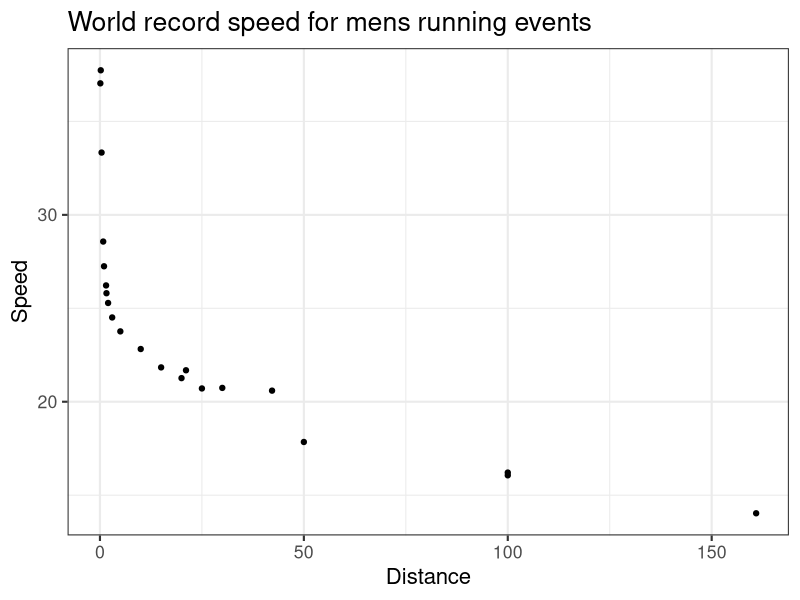
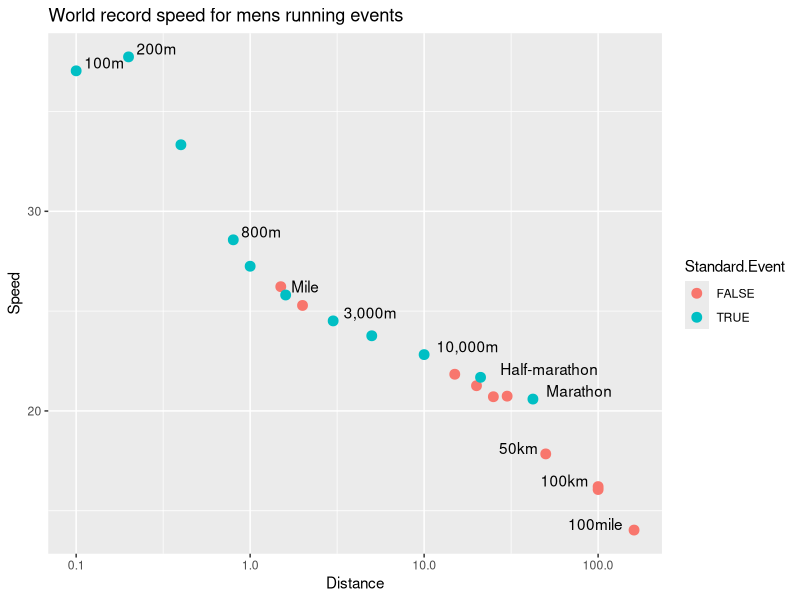
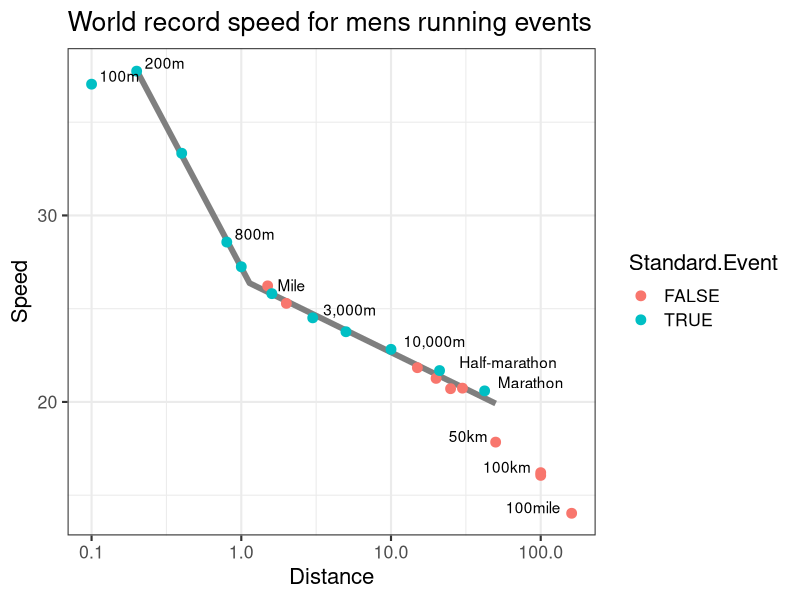

Here is the R script that generated these plots, in order:
## ---- chunk 1
setwd("d:/tmp/Dropbox/Edu/Kaggle/various")
rm(list=ls(all=TRUE))

library(knitr)
opts_chunk$set(echo = TRUE, cache = T, cache.path = "cache/", fig.path = "figure/", warning = FALSE)
#http://yihui.name/knitr/options/
## ---- chunk 2
dat <- structure(list(Distance = c(0.1, 0.2, 0.4, 0.8, 1, 1.5, 1.6, 
2, 3, 5, 10, 15, 20, 21.1, 25, 30, 42.2, 100, 50, 100, 160.9), 
    Time = c("00:00:10", "00:00:19", "00:00:43", "00:01:41", 
    "00:02:12", "00:03:26", "00:03:43", "00:04:45", "00:07:21", 
    "00:12:37", "00:26:18", "00:41:13", "00:56:26", "00:58:23", 
    "01:12:25", "01:26:47", "02:02:57", "06:13:33", "02:48:06", 
    "06:10:10", "11:28:03"), Athlete = c("Usain Bolt", "Usain Bolt", 
    "Michael Johnson", "David Rudisha", "Noah Ngeny", "Hicham El Guerrouj", 
    "Hicham El Guerrouj", "Hicham El Guerrouj", "Daniel Komen", 
    "Kenenisa Bekele", "Kenenisa Bekele", "Leonard Patrick Komon", 
    "Haile Gebrselassie", "Zersenay Tadese", "Moses Mosop", "Moses Mosop", 
    "Dennis Kipruto Kimetto", "Takahiro Sunada", " Jeff Norman (GBR)", 
    " Donald Ritchie (GBR)", " Oleg Kharitonov (RUS)"), Date = c("16-Aug-09", 
    "20-Aug-09", "26-Aug-99", "09-Aug-12", "05-Sep-99", "14-Jul-98", 
    "07-Jul-99", "07-Sep-99", "01-Sep-96", "31-May-04", "26-Aug-05", 
    "26-Sep-10", "27-Jun-07", "21-Mar-10", "03-Jun-11", "03-Jun-11", 
    "28-Sep-14", "21-Jun-98", "07-Jun-80", "28-Oct-78", "20-Oct-02"
    ), Record = c("World record", "World record", "World record", 
    "World record", "World record", "World record", "World record", 
    "World record", "World record", "World record", "World record", 
    "World record", "World record", "World record", "World record", 
    "World record", "World record", "World record", "World best", 
    "World best", "World best"), Time.in.hours = c(0.0027, 0.0053, 
    0.012, 0.028, 0.0367, 0.0572, 0.062, 0.0791, 0.1224, 0.2104, 
    0.4382, 0.6869, 0.9406, 0.9731, 1.2071, 1.4465, 2.0492, 6.2258, 
    2.8017, 6.1694, 11.4675), Standard.event = c(" Yes ", " Yes ", 
    " Yes ", " Yes ", " Yes ", " No ", " Yes ", " No ", " Yes ", 
    " Yes ", " Yes ", " No ", " No ", " Yes ", " No ", " No ", 
    " Yes ", " No ", " No ", " No ", " No ")), .Names = c("Distance", 
"Time", "Athlete", "Date", "Record", "Time.in.hours", "Standard.event"
), class = "data.frame", row.names = c(NA, -21L))
## ---- chunk 3

library(ggplot2)
#dat <- read.csv("world records.csv", stringsAsFactors = FALSE)

track <- within(dat, {
  Time <- as.numeric(Time.in.hours)
  Date <- as.Date(Date, format = "%d-%b-%y")
  Speed <- Distance / Time
  logDistance <- log10(Distance)
  Standard.Event <- Standard.event == " Yes "
  Time.in.hours <- NULL
  Standard.event <- NULL
})


## ---- chunk 4
ggplot(aes(y = Speed, x = Distance), data = track) +
  geom_point() +
  theme_bw(16) +
  ggtitle("World record speed for mens running events")
## ---- chunk 5

labelx <- c(0.1, 0.2, 0.8, 1.6, 3, 10, 21.1, 42.2)
labely <- track[track$Distance %in% labelx, "Speed"]
labeltext <- c("100m", "200m", "800m", "Mile", "3,000m", "10,000m", "Half-marathon", "Marathon")
labels1 <- data.frame(Distance = labelx, Speed = labely, Text = labeltext)

labelx <- c(50, 100, 160.9)
labely <- track[track$Distance %in% labelx & track$Record == "World best", "Speed"]
labeltext <- c("50km", "100km", "100mile")
labels2 <- data.frame(Distance = labelx, Speed = labely, Text = labeltext)


ggplot(aes(y = Speed, x = Distance), data = track) +
  # geom_path(data = data.frame(Distance = newx, Speed = newy), colour = "grey 20") +
  geom_point(aes(colour = Standard.Event), size = 3) +
  geom_text(data = labels1, aes(label = Text), hjust = -0.2, vjust = -0.2) +
  geom_text(data = labels2, aes(label = Text), hjust = 1.2, vjust = -0) +
  scale_x_log10() +
  #theme_bw(16) +
  ggtitle("World record speed for mens running events")


## ---- chunk 6

library(segmented)

# Helper function to compute the inverse of log10(x)
exp10 <- function(x)10^x

# Limit model data to distance from 200m to marathon
modeldata  <- track[track$Distance >= 0.2 & track$Distance <= 42.2, ]

# Fit linear model
lfit <- lm(Speed ~ logDistance, data = modeldata)

# Fit segmented model
sfit <- segmented(lfit, seg.Z = ~ logDistance)
exp10(sfit$psi)
summary(sfit)

bpoints <- 10^(sfit$psi)[, 2]
newx <- c(0.2, bpoints, 50)
newy <- predict(sfit, data.frame(logDistance = log10(newx)))
## ---- chunk 7
labelx <- c(0.1, 0.2, 0.8, 1.6, 3, 10, 21.1, 42.2)
labely <- track[track$Distance %in% labelx, "Speed"]
labeltext <- c("100m", "200m", "800m", "Mile", "3,000m", "10,000m", "Half-marathon", "Marathon")
labels1 <- data.frame(Distance = labelx, Speed = labely, Text = labeltext)

labelx <- c(50, 100, 160.9)
labely <- track[track$Distance %in% labelx & track$Record == "World best", "Speed"]
labeltext <- c("50km", "100km", "100mile")
labels2 <- data.frame(Distance = labelx, Speed = labely, Text = labeltext)


ggplot(aes(y = Speed, x = Distance), data = track) +
  geom_path(data = data.frame(Distance = newx, Speed = newy), colour = "grey 50", size = 2) +
  geom_point(aes(colour = Standard.Event), size = 3) +
  geom_text(data = labels1, aes(label = Text), hjust = -0.2, vjust = -0.2) +
  geom_text(data = labels2, aes(label = Text), hjust = 1.2, vjust = -0) +
  scale_x_log10() +
  theme_bw(16) +
  ggtitle("World record speed for mens running events")
